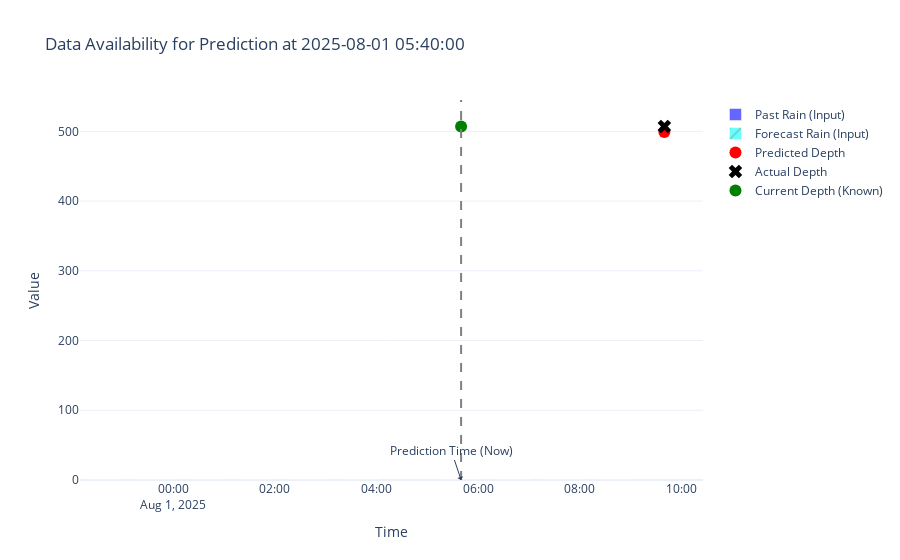

The notebook cell saved with this chart:
### Code cell
# Visualization of Data Availability for a Single Prediction
# To show "data used when asking for a prediction is only in the range of data I can expect to have"

sample_time = test.index[100]
prediction_time = sample_time + pd.Timedelta(hours=4)

print(f"Prediction made at: {sample_time}")
print(f"Forecasting for: {prediction_time}")

# Get data available at sample_time
# Past Rain (2-7h lag)
past_rain_times = [sample_time - pd.Timedelta(hours=h) for h in range(2, 8)]
past_rain_vals = [test.loc[sample_time, f'precip_lag_{h}h'] for h in range(2, 8)]

# Forecast Rain (0-3h future)
forecast_rain_times = [sample_time + pd.Timedelta(hours=h) for h in range(0, 4)]
forecast_rain_vals = [test.loc[sample_time, f'precip_forecast_{h}h'] for h in range(0, 4)]

fig = go.Figure()

# Plot Past Rain
fig.add_trace(go.Bar(
    x=past_rain_times,
    y=past_rain_vals,
    name='Past Rain (Input)',
    marker_color='blue',
    opacity=0.6
))

# Plot Forecast Rain
fig.add_trace(go.Bar(
    x=forecast_rain_times,
    y=forecast_rain_vals,
    name='Forecast Rain (Input)',
    marker_color='cyan',
    opacity=0.6,
    marker_pattern_shape='/'
))

# Plot Prediction Point
pred_val = pred_depth_reconstructed.iloc[100]
actual_val = test.loc[sample_time, 'target_depth']

fig.add_trace(go.Scatter(
    x=[prediction_time],
    y=[pred_val],
    mode='markers',
    name='Predicted Depth',
    marker=dict(color='red', size=12, symbol='circle')
))

fig.add_trace(go.Scatter(
    x=[prediction_time],
    y=[actual_val],
    mode='markers',
    name='Actual Depth',
    marker=dict(color='black', size=12, symbol='x')
))

# Plot Current Depth
fig.add_trace(go.Scatter(
    x=[sample_time],
    y=[test.loc[sample_time, 'streamway_depth_mm']],
    mode='markers',
    name='Current Depth (Known)',
    marker=dict(color='green', size=12, symbol='circle')
))

# Add vertical line for Prediction Time
fig.add_vline(x=sample_time, line_width=2, line_dash="dash", line_color="gray")
fig.add_annotation(x=sample_time, y=0, text="Prediction Time (Now)", showarrow=True, arrowhead=1, yref="paper")

fig.update_layout(
    title=f'Data Availability for Prediction at {sample_time}',
    xaxis_title='Time',
    yaxis_title='Value',
    template='plotly_white'
)

fig.show()

### Figure 1 — Plotly figure (JSON) as saved in the notebook; plotly's stock layout.template omitted (floating-point values rounded to 4 significant figures)
{"data": [{"marker": {"color": "blue"}, "name": "Past Rain (Input)", "opacity": 0.6, "type": "bar", "x": ["2025-08-01T03:40:00", "2025-08-01T02:40:00", "2025-08-01T01:40:00", "2025-08-01T00:40:00", "2025-07-31T23:40:00", "2025-07-31T22:40:00"], "y": [0, 0, 0, 0, 0, 0]}, {"marker": {"color": "cyan", "pattern": {"shape": "/"}}, "name": "Forecast Rain (Input)", "opacity": 0.6, "type": "bar", "x": ["2025-08-01T05:40:00", "2025-08-01T06:40:00", "2025-08-01T07:40:00", "2025-08-01T08:40:00"], "y": [0, 0, 0, 0]}, {"marker": {"color": "red", "size": 12, "symbol": "circle"}, "mode": "markers", "name": "Predicted Depth", "type": "scatter", "x": ["2025-08-01T09:40:00"], "y": [499.1]}, {"marker": {"color": "black", "size": 12, "symbol": "x"}, "mode": "markers", "name": "Actual Depth", "type": "scatter", "x": ["2025-08-01T09:40:00"], "y": [507]}, {"marker": {"color": "green", "size": 12, "symbol": "circle"}, "mode": "markers", "name": "Current Depth (Known)", "type": "scatter", "x": ["2025-08-01T05:40:00"], "y": [507]}], "layout": {"annotations": [{"arrowhead": 1, "showarrow": true, "text": "Prediction Time (Now)", "x": "2025-08-01T05:40:00", "y": 0, "yref": "paper"}], "shapes": [{"line": {"color": "gray", "dash": "dash", "width": 2}, "type": "line", "x0": "2025-08-01T05:40:00", "x1": "2025-08-01T05:40:00", "xref": "x", "y0": 0, "y1": 1, "yref": "y domain"}], "title": {"text": "Data Availability for Prediction at 2025-08-01 05:40:00"}, "xaxis": {"title": {"text": "Time"}}, "yaxis": {"title": {"text": "Value"}}}}
